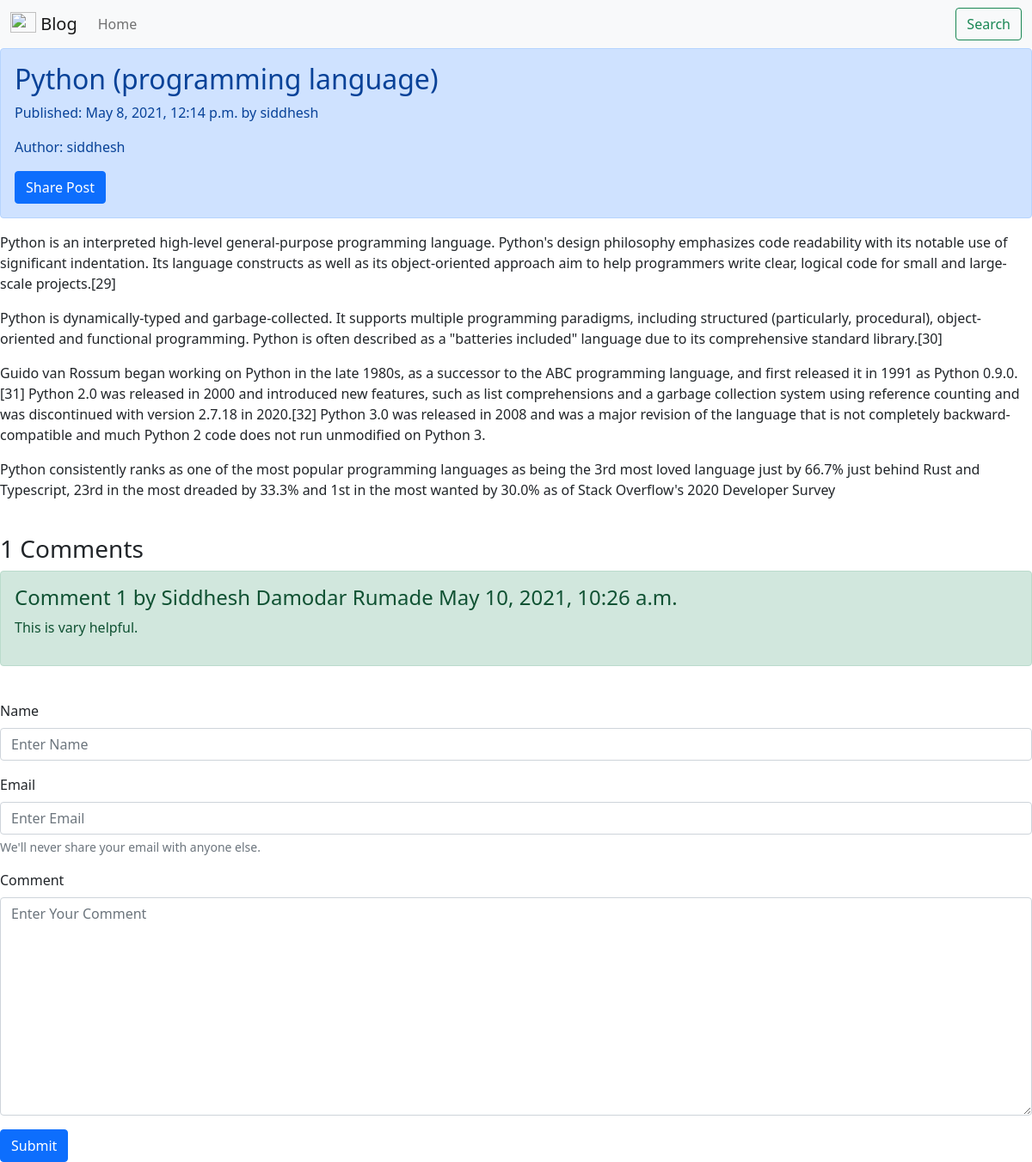
The page /blog/2021/5/8/python-programming-language/ on the database as committed earlier.
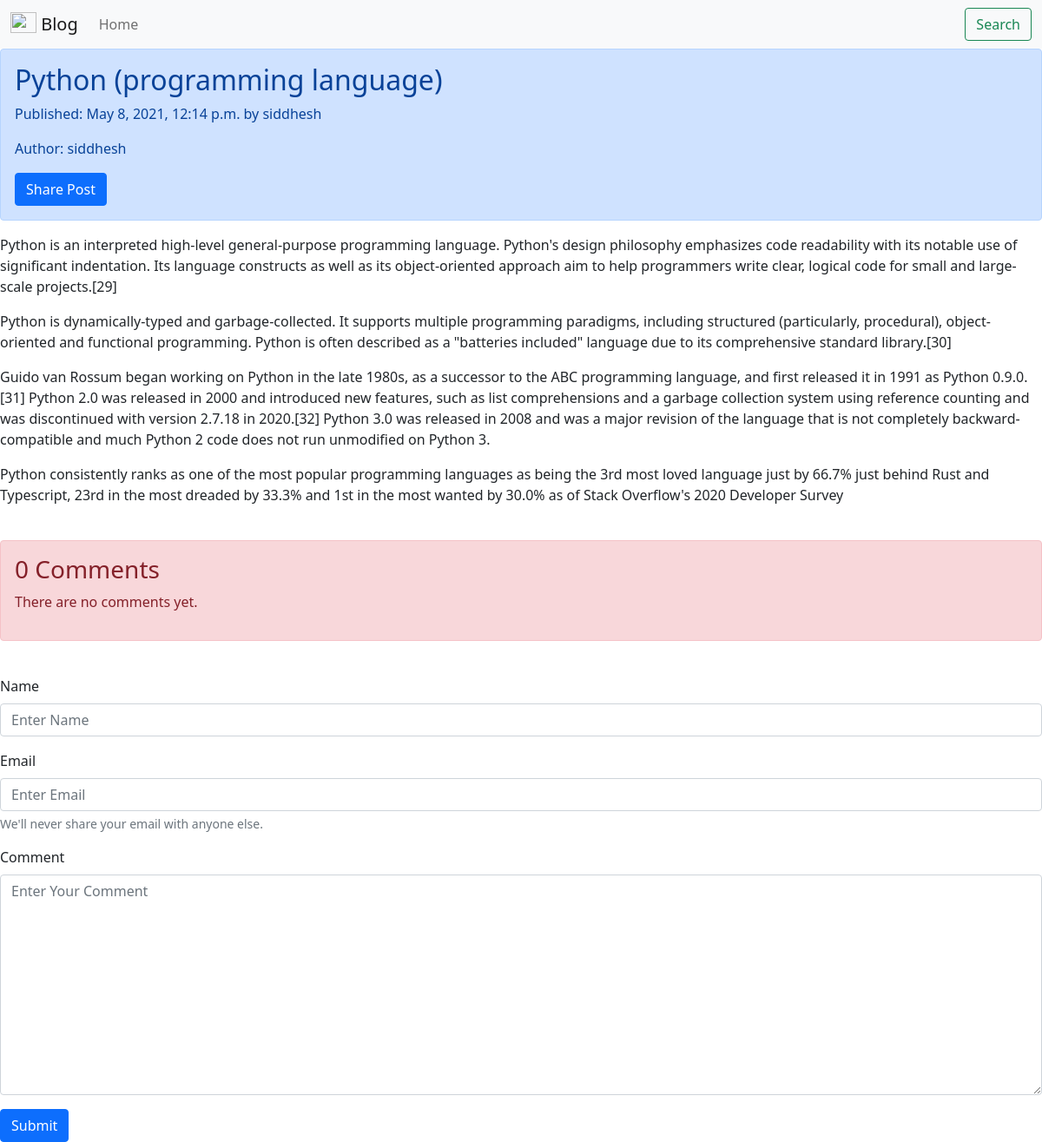
The same page on the database as committed later.
### blog/models.py (models this page shows, shortened)
class Post(models.Model):
    title = models.CharField(max_length=250)
    slug = models.SlugField(max_length=250, unique_for_date='publish')
    author = models.ForeignKey(User, on_delete=models.CASCADE, related_name='blog_posts')
    body = models.TextField()
    publish = models.DateTimeField(default=timezone.now)
    created = models.DateTimeField(auto_now_add=True)
    STATUS_CHOICES = (
        ('draft', 'Draft'),
        ('published', 'Published'),
    )
    status = models.CharField(max_length=10, choices=STATUS_CHOICES, default='draft')
    class Meta:
        ordering = ['-publish']

class Comment(models.Model):
    post = models.ForeignKey(Post, on_delete=models.CASCADE, related_name='comments')
    name = models.CharField(max_length=80)
    email = models.EmailField()
    body = models.TextField()
    created = models.DateTimeField(auto_now_add=True)
    updated = models.DateTimeField(auto_now=True)
    active = models.BooleanField(default=True)
    class Meta:
        ordering = ('created',)  # always comma at end

### blog/views.py (the view, shortened to what this page needs)
# urls.py: path('<int:year>/<int:month>/<int:day>/<slug:post>/', PostDetailView.as_view(), name='post_detail'),
class PostDetailView(DetailView, FormMixin):
    model = Post
    template_name = 'detail.html'
    context_object_name = 'post_detail'
    form_class = CommentForm  # this is for FormMixin
    def get_object(self):
        post = self.kwargs['post']
        status = 'published'
        year = self.kwargs['year']
        month = self.kwargs['month']
        day = self.kwargs['day']
        obj = get_object_or_404(Post, slug=post,
                                status=status,
                                publish__year=year,
                                publish__month=month,
                                publish__day=day)
        return obj
    def get_context_data(self, **kwargs):
        context = super().get_context_data(**kwargs)
        context['form'] = self.get_form()
        comments = self.get_object().comments.filter(active=True)
        context['comments'] = comments
        return context

### blog/form.py
class CommentForm(forms.ModelForm):
    name=forms.CharField(widget=forms.TextInput(
        attrs={
            'class': 'form-control',
            'placeholder': 'Enter Name '
        }
    ))
    email=forms.EmailField(widget=forms.TextInput(
        attrs={
            'class': 'form-control',
            'placeholder': 'Enter Email '
        }
    ))
    body=forms.CharField(widget=forms.Textarea(
        attrs={
            'class': 'form-control',
            'placeholder': 'Enter Your Comment '
        }
    ))
    class Meta:
        model = Comment
        fields = ('name','email','body')

### templates/detail.html (shortened to what this page needs)
{% extends 'base.html' %}
{% block heading_block %}
    <h2>{{ post_detail.title }}</h2>
    <p>Published: {{ post_detail.publish }} by {{ post_detail.author }}</p>
    <p>Author: {{ post_detail.author }}</p>
    <a class="btn btn-primary" href="{% url 'blog:email_form' post_detail.id %}">Share Post</a>
{% endblock %}
{% block body_block %}
    {{ post_detail.body|linebreaks }}
    {% if not comments %}
        <div class="alert alert-danger" role="alert">
          <h3>0 Comments</h3>
            <p>There are no comments yet.</p>
        </div>
        {% else %}
        <h3>{{ comments|length }} Comments &nbsp;</h3>
        {% for comment in comments %}
            <div class="alert alert-success" role="alert">
          <h4>Comment {{ forloop.counter }} by {{ comment.name }} {{ comment.updated }}</h4>
            <p>{{ comment.body }}</p>
            </div>
        {% endfor %}
    {% endif %}
    <form method="POST">
        <div class="mb-3">
            <label for="name" class="form-label">Name</label>
            {{ form.name }}
        </div>
        <div class="mb-3">
            <label for="email" class="form-label">Email</label>
            {{ form.email }}
            <div id="emailHelp" class="form-text">We'll never share your email with anyone else.</div>
        </div>
        <div class="mb-3">
            <label for="body" class="form-label">Comment</label>
            {{ form.body }}
        </div>
        <input class="btn btn-primary" type="submit" target='_blank' value="Submit">
    </form>
{% endblock %}

### templates/base.html (shortened to what this page needs)
{% load static %}
<!doctype html>
<html lang="en">
<head>
    <link href="https://cdn.jsdelivr.net/npm/bootstrap@5.0.0-beta3/dist/css/bootstrap.min.css" rel="stylesheet"
>
</head>
<body>
<nav class="navbar navbar-expand-lg navbar-light bg-light">
    <div class="container-fluid">
        <a class="navbar-brand" href="{% url 'base' %}">
            <img src="https://getbootstrap.com/docs/5.0/assets/brand/bootstrap-logo.svg" alt="" width="30" height="24"
                 class="d-inline-block align-text-top">
            Blog
        </a>
        <div class="collapse navbar-collapse" id="navbarNav">
            <ul class="navbar-nav me-auto mb-2 mb-lg-0">
                {% block nav_block %}
                    <li class="nav-item">
                        <a class="nav-link" aria-current="page" href="{% url 'blog:post_list' %}">Home</a>
                    </li>
                {% endblock %}
            </ul>
            {% block search_box %}
                <form class="d-flex" method="GET" action="">
                    <button class="btn btn-outline-success" type="submit">Search</button>
                </form>
            {% endblock %}
        </div>
    </div>
</nav>
<div class="alert alert-primary" role="alert">
    {% block heading_block %}{% endblock %}
</div>
{% block body_block %}{% endblock %}
</body>
</html>

Rows that differ between the two databases and show on the page:
removed Comment: name "Siddhesh Damodar Rumade", updated "May 10, 2021, 10:26 a.m.", body "This is vary helpful."
Other text that changed with them:
{{ comments|length }}: "1" → (not shown)
text no longer shown: "Comments"
text now shown: "0 Comments There are no comments yet."
